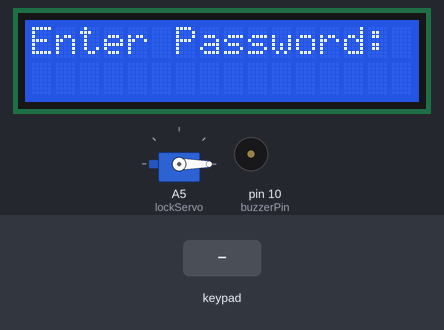
A sketch run on a simulated Arduino Uno, built with avr-gcc and run on an emulated ATmega328P. Parts: 16×2 character LCD, servo, buzzer (waves = sounding). Inputs (shaded band) come from the test bench.

Above: at 1.2 s.
1.3 s: key '#' pressed
At 2.8 s:
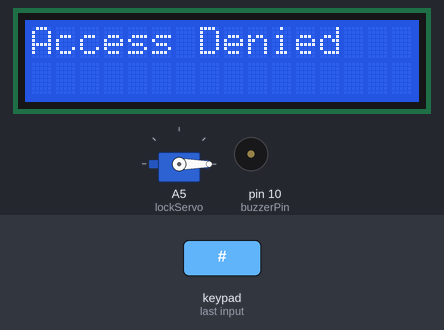
3.3 s: keypad keys 1 2 3 4 # pressed 0.4 s apart
At 5.8 s:
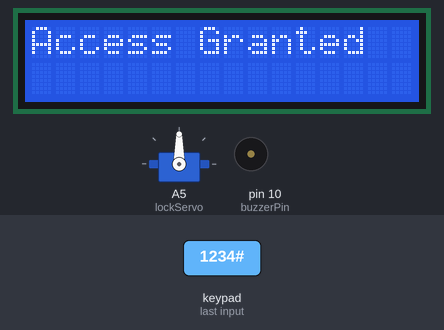
9.8 s: key 'A' pressed
12.8 s: keypad keys 1 2 3 4 * pressed 0.4 s apart
At 15.2 s:
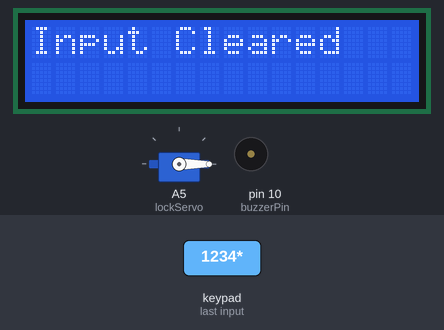
16.3 s: key 'B' pressed
At 17.5 s:
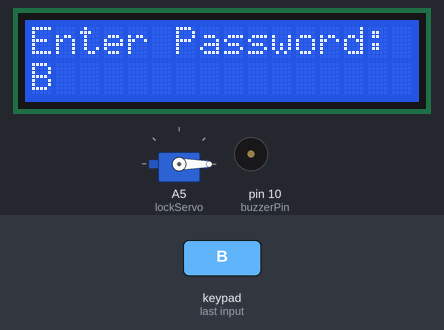
17.8 s: keypad keys 1 2 3 4 A pressed 0.4 s apart
At 20.1 s:
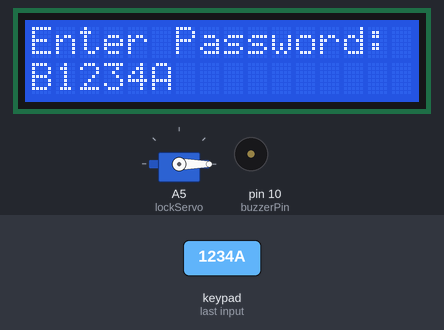
Timing chart, 0 to 21.6 s (numbered marks = the images above; inputs shaded):
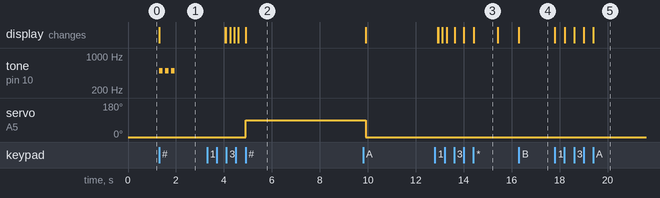

Measured:
- after the input at 1.3 s, tone on pin 10 (buzzerPin): alternates 500 Hz for 0.15 s and silent for 0.10 s, 6 changes in all, then stays silent, starting at once; the display: changes at once (image 1)
- after the input at 3.3 s, servo on A5 (lockServo): 0° → 90° after 1.6 s; the display: first differs from a run without the input after 0.78 s (image 2 shows a later state)
- after the input at 16.3 s, the display: changes at once (image 4)
- after the input at 17.8 s, the display: first changes at once (image 5 shows a later state)
- what the display in image 3 shows lasts 1.0 s, from 14.4 s to 15.4 s

The sketch:

smart-lock.ino
```cpp
#include <Keypad.h>
#include <Servo.h>
#include <LiquidCrystal.h>

// Initialize the LCD: RS, E, D4, D5, D6, D7
LiquidCrystal lcd(12, 11, 5, 4, 3, 2);

Servo lockServo;
const int buzzerPin = 10;

String password = "1234";
String input = "";

// Keypad setup
const byte ROWS = 4;
const byte COLS = 4;
char keys[ROWS][COLS] = {
  {'1','2','3','A'},
  {'4','5','6','B'},
  {'7','8','9','C'},
  {'*','0','#','D'}
};
byte rowPins[ROWS] = {9, 8, 7, 6};
byte colPins[COLS] = {A3, A2, A1, A0};

Keypad keypad = Keypad(makeKeymap(keys), rowPins, colPins, ROWS, COLS);

void setup() {
  lcd.begin(16, 2);
  lcd.print("Enter Password:");

  lockServo.attach(A5);
  lockServo.write(0); // Locked position

  pinMode(buzzerPin, OUTPUT);
}

void loop() {
  char key = keypad.getKey();

  if (key) {
    if (key == '#') {
      if (input == password) {
        lcd.clear();
        lcd.print("Access Granted");
        unlockDoor();
      } else {
        lcd.clear();
        lcd.print("Access Denied");
        errorBeep();
      }
      delay(2000);
      lcd.clear();
      lcd.print("Enter Password:");
      input = "";
    } else if (key == '*') {
      input = "";
      lcd.clear();
      lcd.print("Input Cleared");
      delay(1000);
      lcd.clear();
      lcd.print("Enter Password:");
    } else {
      input += key;
      lcd.setCursor(0, 1);
      lcd.print(input);
    }
  }
}

void unlockDoor() {
  lockServo.write(90); // Unlock
  delay(5000);
  lockServo.write(0);  // Lock again
  lcd.clear();
  lcd.print(" Locked");
  delay(1000);
}

void errorBeep() {
  for (int i = 0; i < 3; i++) {
    tone(buzzerPin, 500);
    delay(150);
    noTone(buzzerPin);
    delay(100);
  }
}
```
